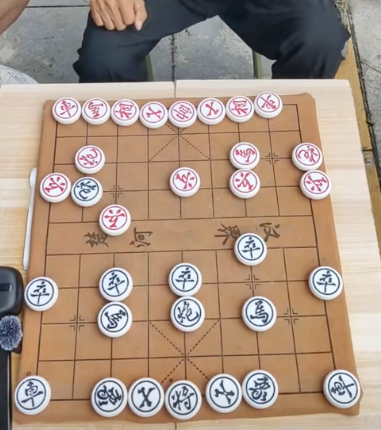
#> input picture tests/img.png, 381 x 430 px, given in place of the camera
$ python board_recognition.py
#> lines starting #> are read from the running program, lines starting #| are printed output that depends on the picture; after the words box and inside, x2 and y2 are one past the last pixel; in counts of white or black regions, pixels touching at a corner belong together
"""
棋盘识别模块 - 使用 OpenCV 进行视觉识别
"""

import cv2
import numpy as np
import logging
from typing import List, Tuple, Optional, Dict
import config

logger = logging.getLogger(__name__)


class BoardRecognizer:
    """中国象棋棋盘识别器"""

    def __init__(self, camera_index: int = None):
        """
        初始化棋盘识别器

        Args:
            camera_index: 摄像头索引，None 则使用配置值
        """
        self.camera_index = camera_index or config.CAMERA_INDEX
        self.camera: Optional[cv2.VideoCapture] = None
        self.board_origin = (config.BOARD_TOP_LEFT_X,
                           config.BOARD_TOP_LEFT_Y,
                           config.BOARD_TOP_LEFT_Z)

        # 棋盘网格检测结果缓存
        self.last_board_corners = None
        self.last_frame = None

        logger.info(f"棋盘识别器初始化，摄像头：{self.camera_index}")

    def start_camera(self) -> bool:
        """
        启动摄像头

        Returns:
            是否成功启动
        """
        try:
            self.camera = cv2.VideoCapture(self.camera_index)

            if not self.camera.isOpened():
                logger.error(f"无法打开摄像头 {self.camera_index}")
                return False

            # 设置摄像头参数
            self.camera.set(cv2.CAP_PROP_FRAME_WIDTH, config.CAMERA_WIDTH)
            self.camera.set(cv2.CAP_PROP_FRAME_HEIGHT, config.CAMERA_HEIGHT)
            self.camera.set(cv2.CAP_PROP_FPS, config.CAMERA_FPS)

            logger.info(f"摄像头已启动：{config.CAMERA_WIDTH}x{config.CAMERA_HEIGHT}@{config.CAMERA_FPS}fps")
            return True

        except Exception as e:
            logger.error(f"启动摄像头失败：{e}", exc_info=True)
            return False

    def stop_camera(self):
        """关闭摄像头"""
        if self.camera:
            self.camera.release()
            self.camera = None
            logger.info("摄像头已关闭")

    def capture_frame(self) -> Optional[np.ndarray]:
        """
        捕获一帧图像

        Returns:
            图像帧（BGR 格式），失败返回 None
        """
        if not self.camera or not self.camera.isOpened():
            logger.warning("摄像头未打开")
            return None

        ret, frame = self.camera.read()
#> frame is the input picture: shape (430, 381, 3); mean B, G, R 132.2, 148.2, 169
#| ✓ 图像捕获成功，尺寸：(430, 381, 3)

        if ret:
            self.last_frame = frame.copy()
            return frame
        else:
            logger.warning("捕获图像失败")
            return None

    def detect_board_grid(self, image: np.ndarray = None) -> Optional[np.ndarray]:
        """
        检测棋盘网格

        Args:
            image: 输入图像，None 则使用最新捕获的帧

        Returns:
            棋盘角点坐标数组 (4x2)，失败返回 None
        """
        if image is None:
            image = self.capture_frame()

        if image is None:
            return None

        # 转换为灰度图
        gray = cv2.cvtColor(image, cv2.COLOR_BGR2GRAY)
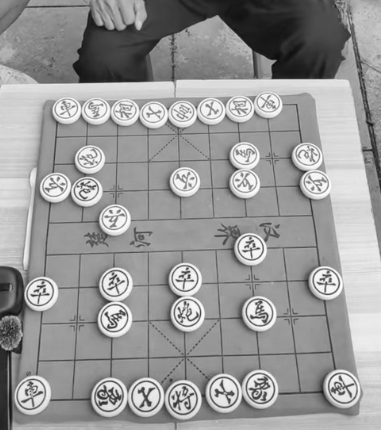
#> gray: shape (430, 381); min 10, max 255, mean 152.6

        # 高斯模糊
        blurred = cv2.GaussianBlur(gray, (5, 5), 0)
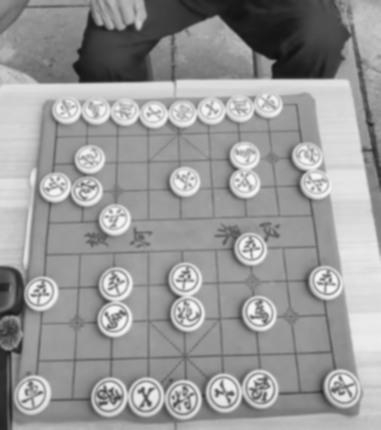
#> blurred: shape (430, 381); min 15, max 247, mean 152.6

        # Canny 边缘检测
        edges = cv2.Canny(
            blurred,
            config.CANNY_THRESHOLD1,
            config.CANNY_THRESHOLD2
        )
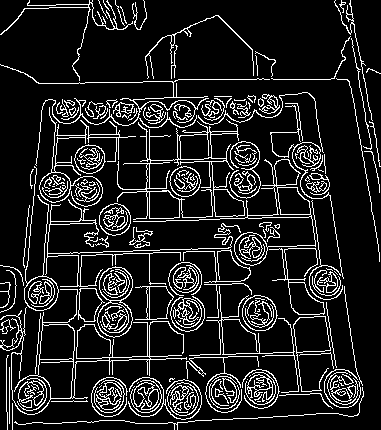
#> edges: shape (430, 381); 12.7% white in thin lines or dots

        # 查找轮廓
        contours, _ = cv2.findContours(
            edges,
            cv2.RETR_EXTERNAL,
            cv2.CHAIN_APPROX_SIMPLE
        )
#> contours = 162 contours, 110 with area under 20; largest, box (x1, y1, x2, y2) and area: (0, 289, 187, 415) 2460, (117, 119, 245, 220) 2438, (133, 159, 316, 266) 2314, (97, 266, 133, 338) 1886, (293, 316, 331, 392) 1132

        # 寻找最大的四边形轮廓作为棋盘边界
        board_contour = None
        max_area = 0

        for contour in contours:
            # 近似轮廓为多边形
            epsilon = 0.02 * cv2.arcLength(contour, True)
            approx = cv2.approxPolyDP(contour, epsilon, True)

            # 只考虑四边形
            if len(approx) == 4:
                area = cv2.contourArea(contour)
                if area > max_area and area > config.MIN_CONTOUR_AREA:
                    max_area = area
                    board_contour = approx
#> this loop made 162 passes
#> epsilon on passes 1, 8, 9: 0.358, 2.58, 1.49
#> after the loop, max_area = 0

        if board_contour is None:
            logger.warning("未检测到棋盘边界")
            return None

        # 获取四个角点（按顺序：左上、右上、右下、左下）
        corners = board_contour.reshape(4, 2)

        # 排序角点
        corners = self._sort_corners(corners)

        self.last_board_corners = corners
        logger.info(f"检测到棋盘角点：{corners}")

        return corners

    # [24 lines left out: function _sort_corners, not called in this run]

    def recognize_pieces(self, image: np.ndarray = None,
                        board_corners: np.ndarray = None) -> Optional[List[List[Optional[str]]]]:
        """
        识别棋盘上的棋子

        Args:
            image: 输入图像
            board_corners: 棋盘角点，None 则尝试检测

        Returns:
            10x9 的二维数组，每个元素为棋子代码或 None
        """
        if image is None:
            image = self.capture_frame()

        if image is None:
            return None

        if board_corners is None:
            board_corners = self.detect_board_grid(image)
#> the loop in detect_board_grid (call 2), `for contour in contours:` made 162 passes

        if board_corners is None:
            logger.warning("无法获取棋盘网格")
            return None

        # 创建 10x9 的棋盘数组
        board = [[None for _ in range(9)] for _ in range(10)]

        # 透视变换获取棋盘俯视图
        dst_size = (450, 500)  # 9 列 x50, 10 行 x50
        dst_points = np.float32([[0, 0], [dst_size[0], 0],
                                [dst_size[0], dst_size[1]], [0, dst_size[1]]])

        matrix = cv2.getPerspectiveTransform(board_corners.astype(np.float32), dst_points)
        warped = cv2.warpPerspective(image, matrix, dst_size)

        # 转换到 HSV 空间用于颜色识别
        hsv = cv2.cvtColor(warped, cv2.COLOR_BGR2HSV)

        # 遍历每个格子
        square_width = dst_size[0] // 9
        square_height = dst_size[1] // 10

        for row in range(10):
            for col in range(9):
                # 计算格子 ROI
                x1 = col * square_width
                y1 = row * square_height
                x2 = x1 + square_width
                y2 = y1 + square_height

                # 提取格子中心区域（避免边界干扰）
                margin_x = int(square_width * 0.2)
                margin_y = int(square_height * 0.2)
                roi = hsv[y1+margin_y:y2-margin_y, x1+margin_x:x2-margin_x]

                if roi.size == 0:
                    continue

                # 识别棋子颜色和类型
                piece = self._identify_piece_in_roi(roi, row, col)
                board[row][col] = piece

        logger.info("棋子识别完成")
        return board

    # [77 lines left out: functions _identify_piece_in_roi, _infer_piece_by_position, not called in this run]

    def get_fen_from_recognition(self, image: np.ndarray = None) -> Optional[str]:
        """
        从图像识别生成 FEN 串

        Args:
            image: 输入图像，None 则自动捕获

        Returns:
            FEN 串，失败返回 None
        """
        board = self.recognize_pieces(image)

        if board is None:
            return None

        # 使用 utils 中的工具转换为 FEN
        from utils import FENUtils
        fen = FENUtils.to_fen(board, side_to_move='w')

        logger.info(f"生成 FEN: {fen}")
        return fen

    # [67 lines left out: functions calibrate_board, show_detection_result, not called in this run]

    def __enter__(self):
        """上下文管理器进入"""
        self.start_camera()
        return self

    def __exit__(self, exc_type, exc_val, exc_tb):
        """上下文管理器退出"""
        self.stop_camera()


# 测试函数
def test_recognition():
    """测试棋盘识别功能"""
    print("=" * 50)
    print("棋盘识别测试")
    print("=" * 50)

    recognizer = BoardRecognizer()

    with recognizer:
        print("\n1. 测试摄像头启动")
        if recognizer.camera is not None:
            print("✓ 摄像头已启动")
        else:
            print("✗ 摄像头启动失败")
            return

        print("\n2. 测试图像捕获")
        frame = recognizer.capture_frame()
        if frame is not None:
            print(f"✓ 图像捕获成功，尺寸：{frame.shape}")
        else:
            print("✗ 图像捕获失败")
            return

        print("\n3. 测试棋盘网格检测")
        corners = recognizer.detect_board_grid(frame)
        if corners is not None:
            print(f"✓ 检测到棋盘角点：{corners}")
        else:
            print("✗ 未检测到棋盘")

        print("\n4. 测试棋子识别")
        board = recognizer.recognize_pieces(frame, corners)
        if board is not None:
            print("✓ 棋子识别完成")
            # 打印棋盘
            from utils import BoardUtils
            BoardUtils.print_board(board)
        else:
            print("✗ 棋子识别失败")

        print("\n5. 测试生成 FEN")
        fen = recognizer.get_fen_from_recognition(frame)
        if fen:
            print(f"✓ 生成 FEN: {fen}")
        else:
            print("✗ FEN 生成失败")

    print("\n" + "=" * 50)
    print("测试完成")
    print("=" * 50)


if __name__ == "__main__":
    # 配置日志
    logging.basicConfig(
        level=logging.INFO,
        format='%(asctime)s - %(name)s - %(levelname)s - %(message)s'
    )

    test_recognition()
